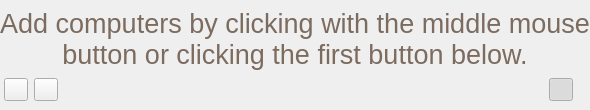
<?xml version="1.0" encoding="UTF-8"?>
<ui version="4.0">
 <class>SpotlightPanel</class>
 <widget class="QWidget" name="SpotlightPanel">
  <layout class="QVBoxLayout" name="_2">
   <property name="spacing">
    <number>0</number>
   </property>
   <property name="leftMargin">
    <number>0</number>
   </property>
   <property name="topMargin">
    <number>4</number>
   </property>
   <property name="rightMargin">
    <number>0</number>
   </property>
   <property name="bottomMargin">
    <number>0</number>
   </property>
   <item>
    <widget class="QStackedWidget" name="stackedWidget">
     <widget class="QWidget" name="helpPage">
      <layout class="QVBoxLayout" name="verticalLayout_3">
       <property name="leftMargin">
        <number>0</number>
       </property>
       <property name="topMargin">
        <number>0</number>
       </property>
       <property name="rightMargin">
        <number>0</number>
       </property>
       <property name="bottomMargin">
        <number>0</number>
       </property>
       <item>
        <widget class="QLabel" name="helpLabel">
         <property name="sizePolicy">
          <sizepolicy hsizetype="Expanding" vsizetype="Preferred">
           <horstretch>0</horstretch>
           <verstretch>0</verstretch>
          </sizepolicy>
         </property>
         <property name="palette">
          <palette>
           <active>
            <colorrole role="WindowText">
             <brush brushstyle="SolidPattern">
              <color alpha="255">
               <red>124</red>
               <green>107</green>
               <blue>95</blue>
              </color>
             </brush>
            </colorrole>
           </active>
           <inactive>
            <colorrole role="WindowText">
             <brush brushstyle="SolidPattern">
              <color alpha="255">
               <red>124</red>
               <green>107</green>
               <blue>95</blue>
              </color>
             </brush>
            </colorrole>
           </inactive>
           <disabled>
            <colorrole role="WindowText">
             <brush brushstyle="SolidPattern">
              <color alpha="255">
               <red>124</red>
               <green>107</green>
               <blue>95</blue>
              </color>
             </brush>
            </colorrole>
           </disabled>
          </palette>
         </property>
         <property name="font">
          <font>
           <pointsize>20</pointsize>
          </font>
         </property>
         <property name="text">
          <string>Add computers by clicking with the middle mouse button or clicking the first button below.</string>
         </property>
         <property name="alignment">
          <set>Qt::AlignCenter</set>
         </property>
         <property name="wordWrap">
          <bool>true</bool>
         </property>
        </widget>
       </item>
      </layout>
     </widget>
     <widget class="QWidget" name="viewPage">
      <layout class="QVBoxLayout">
       <property name="leftMargin">
        <number>0</number>
       </property>
       <property name="topMargin">
        <number>0</number>
       </property>
       <property name="rightMargin">
        <number>0</number>
       </property>
       <property name="bottomMargin">
        <number>0</number>
       </property>
       <item>
        <widget class="ComputerMonitoringWidget" name="monitoringWidget"/>
       </item>
      </layout>
     </widget>
    </widget>
   </item>
   <item>
    <widget class="QWidget" name="widget" native="true">
     <layout class="QHBoxLayout" name="horizontalLayout">
      <property name="leftMargin">
       <number>4</number>
      </property>
      <property name="topMargin">
       <number>4</number>
      </property>
      <property name="rightMargin">
       <number>4</number>
      </property>
      <item>
       <widget class="QToolButton" name="addButton">
        <property name="toolTip">
         <string>Add selected computers</string>
        </property>
        <property name="icon">
         <iconset resource="../../core/resources/core.qrc">
          <normaloff>:/core/go-up.png</normaloff>:/core/go-up.png</iconset>
        </property>
       </widget>
      </item>
      <item>
       <widget class="QToolButton" name="removeButton">
        <property name="toolTip">
         <string>Remove selected computers</string>
        </property>
        <property name="icon">
         <iconset resource="../../core/resources/core.qrc">
          <normaloff>:/core/go-down.png</normaloff>:/core/go-down.png</iconset>
        </property>
       </widget>
      </item>
      <item>
       <spacer name="horizontalSpacer_2">
        <property name="orientation">
         <enum>Qt::Horizontal</enum>
        </property>
        <property name="sizeHint" stdset="0">
         <size>
          <width>40</width>
          <height>20</height>
         </size>
        </property>
       </spacer>
      </item>
      <item>
       <widget class="QToolButton" name="realtimeViewButton">
        <property name="toolTip">
         <string>Update computers in realtime</string>
        </property>
        <property name="icon">
         <iconset resource="../resources/master.qrc">
          <normaloff>:/master/update-realtime-disabled.png</normaloff>
          <normalon>:/master/update-realtime-enabled.png</normalon>:/master/update-realtime-disabled.png</iconset>
        </property>
        <property name="checkable">
         <bool>true</bool>
        </property>
        <property name="checked">
         <bool>true</bool>
        </property>
       </widget>
      </item>
      <item>
       <widget class="QLabel" name="durationLabel">
        <property name="text">
         <string/>
        </property>
       </widget>
      </item>
     </layout>
    </widget>
   </item>
  </layout>
 </widget>
 <customwidgets>
  <customwidget>
   <class>ComputerMonitoringWidget</class>
   <extends>QListView</extends>
   <header>ComputerMonitoringWidget.h</header>
   <container>1</container>
  </customwidget>
 </customwidgets>
 <resources>
  <include location="../../core/resources/core.qrc"/>
  <include location="../resources/master.qrc"/>
 </resources>
 <connections/>
</ui>
